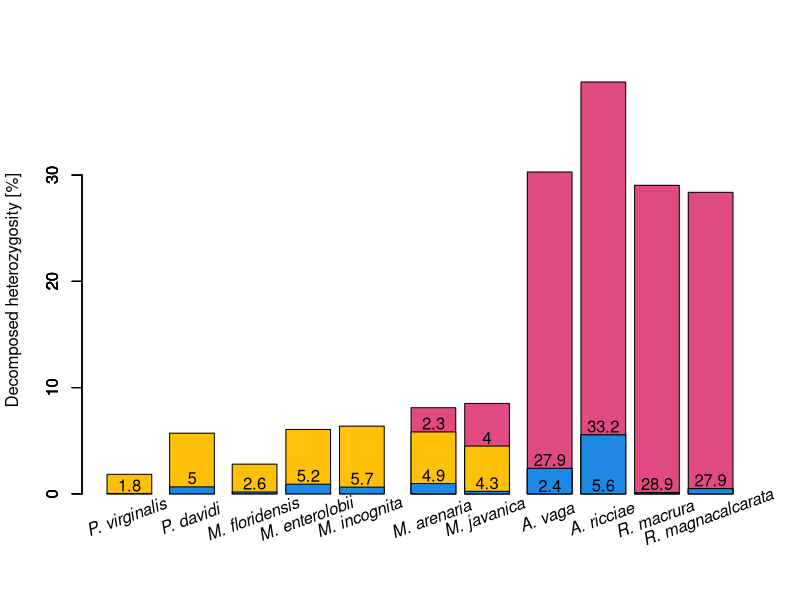

Generate this figure with R:
# plotting barplots of heterozygosity of tetraploid speices
#
# Meloidogyne_javanica
# Meloidogyne_arenaria
# Adineta_vaga
# Adineta_ricciae
# Rotaria_macrura
# Rotaria_magnacalcarata

args = commandArgs(trailingOnly=TRUE)

relative <- ifelse( "--relative" %in% args, T, F)
twoplots <- ifelse( "--two" %in% args, T, F)

trip_tab <- read.table('tables/triploid_heterozygosity.tsv', header = T, row.names = 1)
tetra_tab <- read.table('tables/tetraploid_heterozygosity.tsv', header = T, row.names = 1)

trip_tab$heter <- (trip_tab$AAB + trip_tab$ABC)
tetra_tab$heter <- (tetra_tab$AABB + tetra_tab$AAAB + tetra_tab$AB)

# we also don'jave reliable estimate of AAAB and AABB for A. vaga.
tetra_tab$single_A_het <- tetra_tab$AAAB + tetra_tab$AB
tetra_tab$single_A_het[1:4] <- tetra_tab$AB[1:4]
tetra_tab$AAAB[1:4] <- 0

tetra_tab <- tetra_tab[c(5:6, 1:4),]

ylim <- c(0, max(tetra_tab$heter, na.rm = T))
# also I know that A. vaga has undetected high heterozygosty.
# So I will round up the highest other species
# because we can assume it's more
tetra_tab[3:6,'heter'] <- tetra_tab[3:6,'AABB'] + tetra_tab[3:6,'AB']
# ceiling(max(tetra_tab$heter, na.rm = T)) + 1

if ( relative ){
        trip_tab$ABC <- 100 * (trip_tab$ABC / trip_tab$heter)
        trip_tab$AAB <- 100 * (trip_tab$AAB / trip_tab$heter)
        trip_tab$heter <- 100

        tetra_tab$single_A_het <- 100 * (tetra_tab$single_A_het / tetra_tab$heter)
        tetra_tab$AB <- 100 * (tetra_tab$AB / tetra_tab$heter)
        tetra_tab$AAAB <- 100 * (tetra_tab$AAAB / tetra_tab$heter)
        tetra_tab$AABB <- 100 * (tetra_tab$AABB / tetra_tab$heter)
        tetra_tab$heter <- 100
}

# ColorBrewer2 palette (dark2, 3 colours)
# pal <- c("#D95F02", "#7570B3", "#1B9E77")
pal <- c("#D81B60CA", "#1E88E5", "#FFC107", "#004D40AA")

filename <- paste0('figures/fig3_heterozygosity_of_tetraploids',
                   ifelse(relative, '_relative', '') ,
                   ifelse(twoplots, '_two', ''), '.pdf')

if(twoplots){
        pdf(filename, width = 8, height = 4)
        par(mfrow=c(1,2))
        par(mar = c(2, 4, 2, 2))
        tri_spaces <- c(rep(0.4, 3), rep(0.2, 2))
        barplot(trip_tab$heter, col = pal[3], ylab = 'Decomposed heterozygosity [%]', space = tri_spaces)
        barplot(trip_tab$ABC, col = pal[2], add = T, space = tri_spaces)

        par(mar = c(2, 2, 2, 2))
        tetra_spaces <- c(rep(0.2, 2), 0.4, rep(0.2, 3))
        barplot(tetra_tab$heter, col = pal[1], space = tetra_spaces)
        barplot(tetra_tab$single_A_het, col = pal[3], add = T, space = tetra_spaces)
        barplot(tetra_tab$AB, col = pal[2], add = T, space = tetra_spaces)
} else {
        pdf(filename, width = 8, height = 6)
        spaces <- c(rep(0.4, 3), rep(0.2, 2), 0.6, 0.2, 0.4, rep(0.2, 3))
        bar_pos <- barplot(c(rep(NA, 5), tetra_tab$heter), col = pal[1],
                           ylab = 'Decomposed heterozygosity [%]', space = spaces)
        barplot(c(trip_tab$heter, tetra_tab$single_A_het), col = pal[3], add = T, space = spaces)
        barplot(c(rep(NA, 5), tetra_tab$AB), col = pal[2], add = T, space = spaces)
        barplot(c(trip_tab$ABC, rep(NA, 6)), col = pal[2], add = T, space = spaces)

        shift <- ifelse(relative, 3, 0.8)
        # 1 digit rounding
        text(bar_pos, c(rep(NA, 5), tetra_tab$single_A_het + shift), c(rep(NA, 5), round(tetra_tab$AABB, 1)))
        text(bar_pos[c(6, 7)], tetra_tab$AB[c(1, 2)] + shift, round(tetra_tab$AAAB[c(1, 2)], 1))
        text(bar_pos[c(1:5)], trip_tab$ABC + shift, round(trip_tab$AAB, 1))
        if ( relative ){
                text(bar_pos[2:5], 0 + shift, round(c(trip_tab$ABC[c(2:5)]), 1))
                text(bar_pos[c(7, 8, 9)], 0 + shift, round(c(tetra_tab$AB[c(2, 3, 4)]), 1))
        } else {
                text(bar_pos[c(8, 9)], 0 + shift, round(c(tetra_tab$AB[c(3, 4)]), 1))
        }

        # text(bar_pos[c(2,3,5)], 0.25, round(trip_tab$ABC[c(2,3,5)], 1))


        sp_labels <- c('P. virginalis', 'P. davidi',
                       'M. floridensis', 'M. enterolobii','M. incognita',
                       'M. arenaria', 'M. javanica',
                       'A. vaga', 'A. ricciae',
                       'R. macrura', 'R. magnacalcarata')

        sp_labels <- lapply(paste0(sp_labels, " "), function(x){bquote(italic(.(x)))})
        text(bar_pos, ifelse(relative, -8, -2.2), do.call(expression, sp_labels), las = 1, srt = 20, xpd = TRUE)

}

# for (bar in c(1,2,5,7)) {
#     lty = ifelse(bar == 5, 1, 2)
#     lines(rep(mean(bar_pos[bar:(bar+1)]), 2), c(-5, 33), lty = lty)
# }


# legend('topright', bty = 'n', c('AABB', 'AA\' or AAAB'), pch = 20, col = rev(pal))

dev.off()
